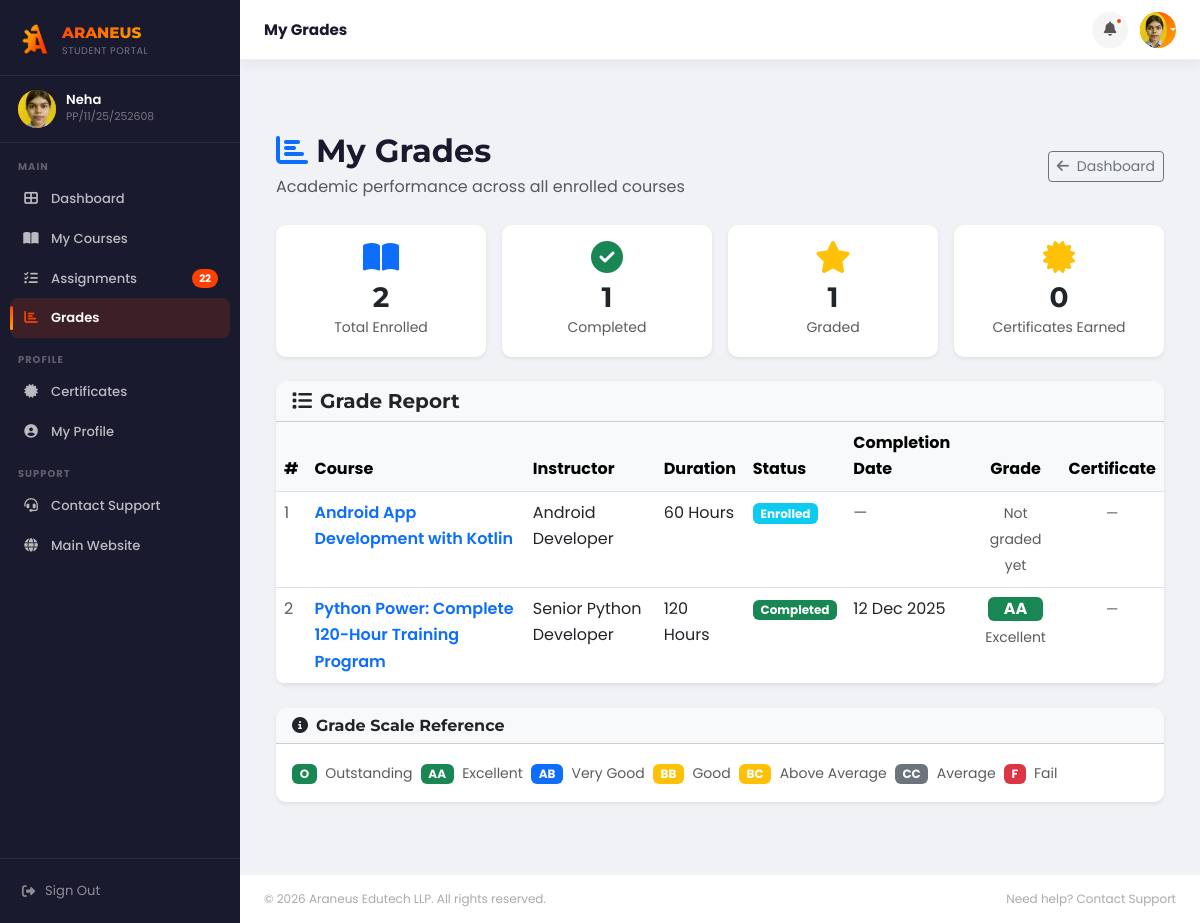
Page /portal/grades.php (signed in) on the committed database.
### tables this page shows
CREATE TABLE `students` (
  `id` int(11) NOT NULL,
  `candidate_id` varchar(50) NOT NULL,
  `full_name` varchar(100) NOT NULL,
  `phone` varchar(15) DEFAULT NULL,
  `email` varchar(100) NOT NULL,
  `password` varchar(255) NOT NULL,
  `father_name` varchar(100) NOT NULL,
  `time_hours` int(11) NOT NULL,
  `address` text NOT NULL,
  `highest_qualification` varchar(50) DEFAULT NULL,
  `current_organization` varchar(50) DEFAULT NULL,
  `org_i_card` varchar(50) DEFAULT NULL,
  `github_link` varchar(255) DEFAULT NULL,
  `qr_code_path` varchar(255) DEFAULT NULL,
  `profile_picture` varchar(255) DEFAULT NULL,
  `status` enum('active','inactive','pending') DEFAULT 'pending',
  `last_login` datetime DEFAULT NULL,
  `email_verified` tinyint(1) DEFAULT 1,
  `verification_token` varchar(100) DEFAULT NULL,
  `reset_token` varchar(100) DEFAULT NULL,
  `reset_expiry` datetime DEFAULT NULL,
  `created_at` timestamp NOT NULL DEFAULT current_timestamp(),
  `updated_at` timestamp NOT NULL DEFAULT current_timestamp() ON UPDATE current_timestamp()
);

CREATE TABLE `enrollments` (
  `id` int(11) NOT NULL,
  `student_id` int(11) NOT NULL,
  `course_id` int(11) DEFAULT NULL,
  `enrollment_date` date NOT NULL,
  `completion_date` date DEFAULT NULL,
  `status` enum('enrolled','in_progress','completed','dropped') DEFAULT 'enrolled',
  `grade` varchar(10) DEFAULT NULL,
  `certificate_issued` tinyint(1) DEFAULT 0,
  `certificate_id` varchar(50) DEFAULT NULL,
  `notes` text DEFAULT NULL,
  `attendance_sheet` varchar(255) DEFAULT NULL,
  `payment_receipt` varchar(255) DEFAULT NULL,
  `project_report` varchar(255) DEFAULT NULL,
  `created_at` timestamp NOT NULL DEFAULT current_timestamp()
);

CREATE TABLE `courses` (
  `id` int(11) NOT NULL,
  `title` varchar(150) NOT NULL,
  `description` text DEFAULT NULL,
  `duration` varchar(50) DEFAULT NULL,
  `mode` enum('Online','Offline','Hybrid','') NOT NULL,
  `fee` decimal(10,2) DEFAULT NULL,
  `category` varchar(50) DEFAULT NULL,
  `instructor` varchar(100) DEFAULT NULL,
  `image_url` varchar(255) DEFAULT NULL,
  `syllabus_file` varchar(255) DEFAULT NULL,
  `is_active` tinyint(1) DEFAULT 1,
  `created_at` timestamp NOT NULL DEFAULT current_timestamp(),
  `program_format` varchar(100) DEFAULT NULL,
  `tools_provided` text DEFAULT NULL,
  `hardware_kit` text DEFAULT NULL,
  `certification_type` varchar(50) DEFAULT NULL
);

### portal/grades.php (the view, shortened to what the rows shown need)
<?php
require_once 'includes/header.php';
$stmt = $conn->prepare("
    SELECT
        e.id            AS enrollment_id,
        e.grade,
        e.status        AS enrollment_status,
        e.completion_date,
        e.certificate_issued,
        c.title         AS course_name,
        c.instructor,
        c.duration
    FROM enrollments e
    JOIN courses c ON e.course_id = c.id
    WHERE e.student_id = ?
    ORDER BY e.enrollment_date DESC
");
$stmt->bind_param("i", $studentId);
$stmt->execute();
$gradesResult = $stmt->get_result();
$grades = [];
while ($row = $gradesResult->fetch_assoc()) {
    $grades[] = $row;
}
function gradeClass($grade) {
    $g = strtoupper(trim($grade));
    if (in_array($g, ['O', 'AA', 'A+', 'A']))  return 'success';
    return 'danger';
}
function gradeLabel($grade) {
    $map = [
        'O'  => 'Outstanding',
        'AA' => 'Excellent',
        'AB' => 'Very Good',
        'BB' => 'Good',
        'BC' => 'Above Average',
        'CC' => 'Average',
        'F'  => 'Fail',
    ];
    $g = strtoupper(trim($grade));
    return isset($map[$g]) ? $map[$g] : $grade;
}
?>
<section class="py-5">
<div class="container">
    <div class="d-flex justify-content-between align-items-center mb-4">
        <div>
            <h2 class="mb-1"><i class="fas fa-chart-bar me-2 text-primary"></i>My Grades</h2>
        </div>
    </div>
    <div class="card border-0 shadow-sm">
        <div class="card-body p-0">
            <?php if (empty($grades)): ?>
                <div class="text-center py-5">
                    <i class="fas fa-graduation-cap fa-3x text-muted mb-3"></i>
                    <p class="text-muted mb-3">You have not enrolled in any courses yet.</p>
                    <a href="dashboard.php" class="btn btn-primary">Browse Courses</a>
                </div>
            <?php else: ?>
            <div class="table-responsive">
                <table class="table table-hover mb-0">
                    <thead class="table-light">
                        <tr>
                            <th>#</th>
                            <th>Course</th>
                            <th>Instructor</th>
                            <th>Duration</th>
                            <th>Status</th>
                            <th>Completion Date</th>
                            <th class="text-center">Grade</th>
                            <th class="text-center">Certificate</th>
                        </tr>
                    </thead>
                    <tbody>
                    <?php foreach ($grades as $i => $row): ?>
                        <tr>
                            <td class="text-muted"><?php echo $i + 1; ?></td>
                            <td>
                                <a href="course-view.php?id=<?php echo $row['enrollment_id']; ?>"
                                   class="text-decoration-none fw-semibold">
                                    <?php echo htmlspecialchars($row['course_name']); ?>
                                </a>
                            </td>
                            <td><?php echo htmlspecialchars($row['instructor'] ?? '—'); ?></td>
                            <td><?php echo htmlspecialchars($row['duration'] ?? '—'); ?></td>
                            <td>
                                <?php
                                $statusColors = [
                                    'enrolled'    => 'info',
                                    'in_progress' => 'primary',
                                    'completed'   => 'success',
                                    'dropped'     => 'danger',
                                ];
                                $sc = $statusColors[$row['enrollment_status']] ?? 'secondary';
                                ?>
                                <span class="badge bg-<?php echo $sc; ?>">
                                    <?php echo ucfirst(str_replace('_', ' ', $row['enrollment_status'])); ?>
                                </span>
                            </td>
                            <td>
                                <?php echo $row['completion_date']
                                    ? date('d M Y', strtotime($row['completion_date']))
                                    : '<span class="text-muted">—</span>'; ?>
                            </td>
                            <td class="text-center">
                                <?php if (!empty($row['grade'])): ?>
                                    <span class="badge bg-<?php echo gradeClass($row['grade']); ?> fs-6 px-3 py-1"
                                          title="<?php echo gradeLabel($row['grade']); ?>"
                                          data-bs-toggle="tooltip">
                                        <?php echo htmlspecialchars($row['grade']); ?>
                                    </span>
                                    <div class="small text-muted mt-1"><?php echo gradeLabel($row['grade']); ?></div>
                                <?php else: ?>
                                    <span class="text-muted small">Not graded yet</span>
                                <?php endif; ?>
                            </td>
                            <td class="text-center">
                                <?php if ($row['certificate_issued']): ?>
                                    <i class="fas fa-certificate text-warning fs-5"
                                       title="Certificate issued" data-bs-toggle="tooltip"></i>
                                <?php else: ?>
                                    <span class="text-muted small">—</span>
                                <?php endif; ?>
                            </td>
                        </tr>
                    <?php endforeach; ?>
                    </tbody>
                </table>
            </div>
            <?php endif; ?>
        </div>
    </div>
    <div class="card border-0 shadow-sm mt-4">
        <div class="card-body">
            <div class="row g-2">
                <?php
                $scale = [
                    ['O',  'Outstanding',   'success'],
                    ['AA', 'Excellent',      'success'],
                    ['AB', 'Very Good',      'primary'],
                    ['BB', 'Good',           'warning'],
                    ['BC', 'Above Average',  'warning'],
                    ['CC', 'Average',        'secondary'],
                    ['F',  'Fail',           'danger'],
                ];
                foreach ($scale as [$g, $label, $color]):
                ?>
                <div class="col-6 col-md-3 col-lg-auto">
                    <span class="badge bg-<?php echo $color; ?> me-1"><?php echo $g; ?></span>
                    <small class="text-muted"><?php echo $label; ?></small>
                </div>
                <?php endforeach; ?>
            </div>
        </div>
    </div>
</div>
</section>
<?php require_once 'includes/footer.php'; ?>

### portal/includes/header.php (shortened to what the rows shown need)
<?php
require_once '../controller/Auth.php';
require_once '../controller/StudentController.php';
$auth    = new Auth();
$student = new StudentController();
$studentId   = $auth->getStudentId();
$studentData = $student->getStudentById($studentId);
function avatarUrl($studentData) {
    if (!empty($studentData['profile_picture'])) {
        return SITE_URL . 'uploads/profile_pictures/' . htmlspecialchars($studentData['profile_picture']);
    }
    return null;
}
?>
<!DOCTYPE html>
<html lang="en">
<head>
    <link href="https://cdn.jsdelivr.net/npm/bootstrap@5.3.0-alpha1/dist/css/bootstrap.min.css" rel="stylesheet">
    <link rel="stylesheet" href="https://cdnjs.cloudflare.com/ajax/libs/font-awesome/6.4.0/css/all.min.css">
    <link rel="stylesheet" href="<?php echo SITE_URL; ?>assets/css/style.css">
</head>
<body>
<aside class="portal-sidebar" id="portalSidebar">
    <div class="sidebar-user">
        <?php $avatarUrl = avatarUrl($studentData); ?>
        <div class="sidebar-avatar">
            <?php if ($avatarUrl): ?>
                <img src="<?= $avatarUrl ?>" alt="avatar" style="width:100%;height:100%;object-fit:cover;">
            <?php else: ?>
                <?= studentInitials($studentData['full_name']) ?>
            <?php endif; ?>
        </div>
        <div>
            <div class="sidebar-user-name"><?= htmlspecialchars(explode(' ', $studentData['full_name'])[0]) ?></div>
            <div class="sidebar-user-id"><?= htmlspecialchars($studentData['candidate_id']) ?></div>
        </div>
    </div>
</aside>
<header class="portal-topbar">
    <div class="topbar-right">
        <div class="dropdown topbar-avatar-wrap">
            <button class="topbar-avatar dropdown-toggle" style="border:none;" data-bs-toggle="dropdown" aria-expanded="false">
                <?php if ($avatarUrl): ?>
                    <img src="<?= $avatarUrl ?>" alt="avatar" style="width:100%;height:100%;object-fit:cover;border-radius:50%;">
                <?php else: ?>
                    <?= studentInitials($studentData['full_name']) ?>
                <?php endif; ?>
            </button>
        </div>
    </div>
</header>
<main class="portal-main">
<div class="portal-content">

### rows in the picture
students: profile_picture (picture), full_name "Neha", candidate "PP/11/25/252608"
enrollments: course.title "Android App Development with Kotlin", course.instructor "Android Developer", course.duration "60 Hours", status "Enrolled", shows "Not graded yet"
enrollments: course.title "Python Power: Complete 120-Hour Training Program", course.instructor "Senior Python Developer", course.duration "120 Hours", status "Completed", completion_date "12 Dec 2025", grade "AA", grade "Excellent"

### other values in the picture
$pendingAssignments "22"
$page_title "My Grades"
$totalCourses "2"
count($completedCourses) "1"
count($gradedCourses) "1"
array_sum(array_column($grades, 'certificate_issued')) "0"
$g "O"
$label "Outstanding"
$label "Excellent"
$g "AB"
$label "Very Good"
$g "BB"
$label "Good"
$g "BC"
$label "Above Average"
